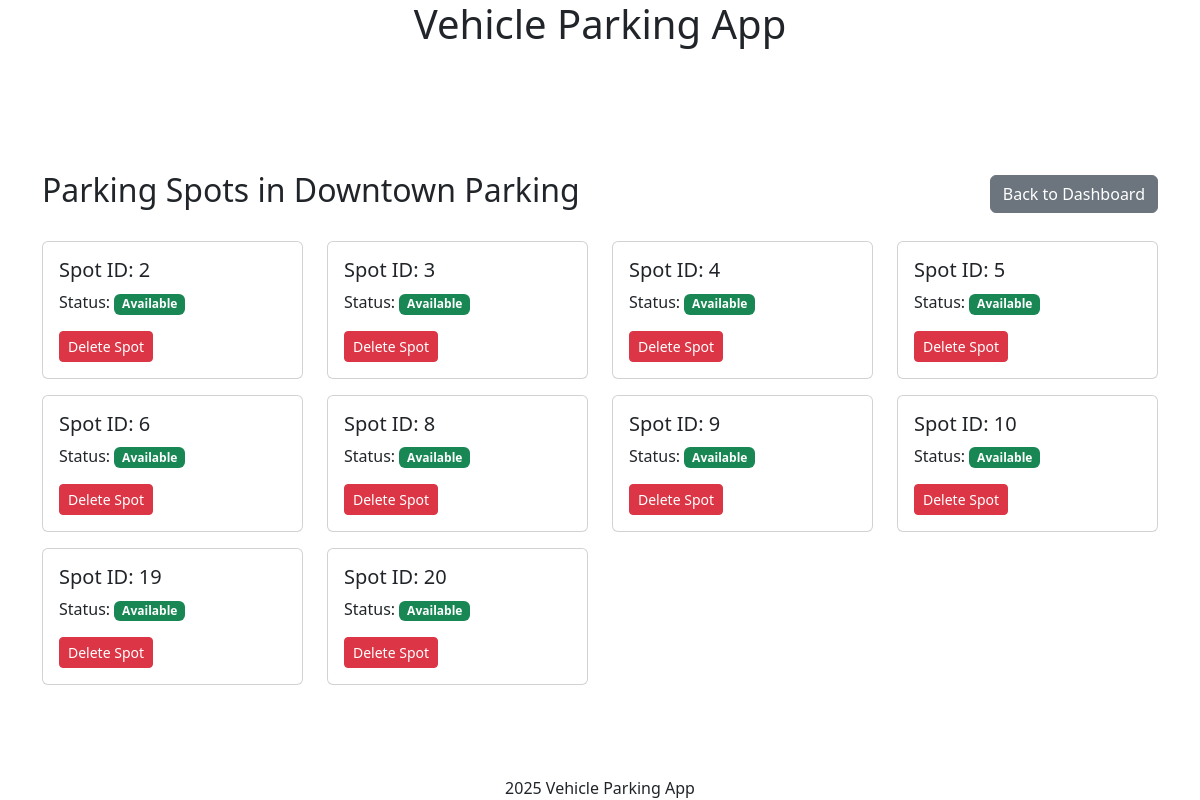
/admin/view_parking_spots/1 (signed in), run on an earlier commit of the app's database.
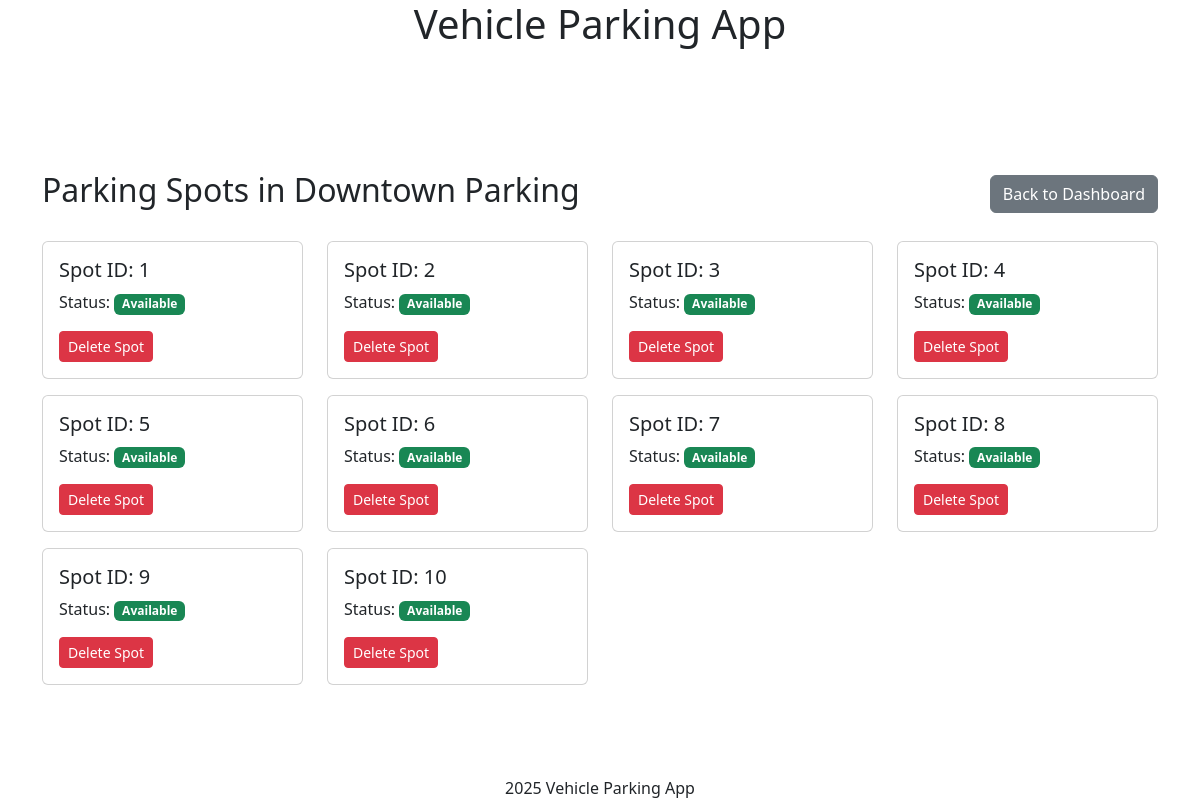
And on a later commit of the database.
### models/models.py (models this page shows, shortened)
class ParkingSpot(db.Model):
    id = db.Column(db.Integer, primary_key=True)
    lot_id = db.Column(db.Integer, db.ForeignKey('parking_lot.id'), nullable=False)
    status = db.Column(db.String(1), nullable=False, default='A')
    tickets = db.relationship('Ticket', backref='spot', lazy=True,
                            cascade='all, delete-orphan')

### controllers/admin_controllers.py (the view)
@app.route("/admin/view_parking_spots/<int:lot_id>")
@admin_required
def view_parking_spots(lot_id):
    lot = ParkingLot.query.get_or_404(lot_id)
    spots = ParkingSpot.query.filter_by(lot_id=lot.id).all()
    return render_template('admin/parking/view_spots.html', lot=lot, spots=spots)

### app.py (called while the page is built)
def create_app():
    app = Flask(__name__)
    app.config.from_object(LocalDevelopmentConfig)
    db.init_app(app)
    login_manager = LoginManager()
    login_manager.init_app(app)
    from models.models import User
    @login_manager.user_loader
    def load_user(user_id):
        return User.query.get(int(user_id))
    app.app_context().push()
    return app

### controllers/admin_controllers.py (called while the page is built)
def admin_required(f):
    @wraps(f)
    def decorated_function(*args, **kwargs):
        if not current_user.is_authenticated:
            flash('Please login to access this page.', 'warning')
            return redirect(url_for('login'))
        if not current_user.is_admin:
            flash('This page is only accessible to administrators.', 'warning')
            return redirect(url_for('user_dashboard'))
        return f(*args, **kwargs)
    return decorated_function

### templates/admin/parking/view_spots.html (shortened to what this page needs)
{% extends "layout.html" %}
{% block content %}
<div class="container mt-4">
    <div class="d-flex justify-content-between align-items-center mb-4">
        <h2>Parking Spots in {{ lot.prime_location_name }}</h2>
        <a href="{{ url_for('admin_dashboard') }}" class="btn btn-secondary">Back to Dashboard</a>
    </div>
    <div class="spots-container" style="max-height: 75vh; overflow-y: auto;">
        <div class="row">
            {% for spot in spots %}
            <div class="col-md-4 col-lg-3 mb-3">
                <div class="card h-100">
                    <div class="card-body">
                        <h5 class="card-title">Spot ID: {{ spot.id }}</h5>
                        <p class="card-text">
                            Status:
                            <span class="badge {% if spot.status == 'O' %}bg-danger{% else %}bg-success{% endif %}">
                                {{ 'Occupied' if spot.status == 'O' else 'Available' }}
                            </span>
                        </p>
                        {% if spot.status == 'A' %}
                            <form action="{{ url_for('delete_parking_spot', lot_id=lot.id, spot_id=spot.id) }}"
                                  method="POST"
                                  onsubmit="return confirm('Are you sure you want to delete this parking spot?');"
                                  class="mt-2">
                                <button type="submit" class="btn btn-danger btn-sm">Delete Spot</button>
                            </form>
                        {% endif %}
                    </div>
                </div>
            </div>
            {% endfor %}
        </div>
    </div>
</div>
{% endblock %}

What changed in the data, as far as the page shows it:
no longer on this page (row edited): ParkingSpot: id "19", status "Available"
no longer on this page (row edited): ParkingSpot: id "20", status "Available"
added ParkingSpot: id "1", status "Available"
added ParkingSpot: id "7", status "Available"
